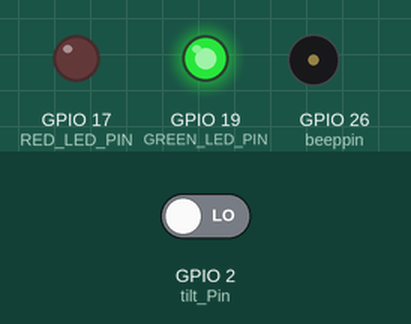
Recording of a sketch running on a simulated ESP32. On the bench: output pins drawn as LEDs (lit = HIGH), buzzer (waves = sounding). The inputs (shaded band) are chosen by the test bench; at power-on: GPIO 2 (tilt_Pin) LOW. What the sketch prints to the serial monitor is not drawn.

Above: at 1.2 s.
1.3 s: GPIO 2 (tilt_Pin) driven HIGH
At 1.7 s:
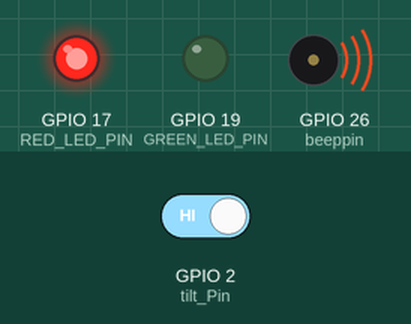
2.8 s: GPIO 2 (tilt_Pin) driven LOW
At 4.1 s:
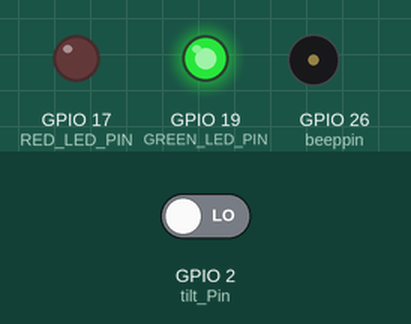
Timing chart, 0 to 5.8 s (numbered marks = the images above; inputs shaded):
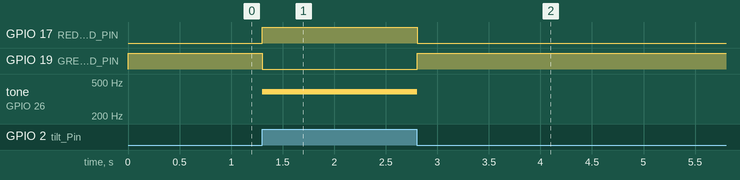

Measured:
- after the input at 1.3 s, GPIO 17 (RED_LED_PIN): LOW → HIGH at once; GPIO 19 (GREEN_LED_PIN): HIGH → LOW at once; tone on GPIO 26 (beeppin): silent → 384 Hz at once
- after the input at 2.8 s, GPIO 17 (RED_LED_PIN): HIGH → LOW at once; GPIO 19 (GREEN_LED_PIN): LOW → HIGH at once; tone on GPIO 26 (beeppin): 384 Hz → silent at once

The sketch:

16_Tilt_Alarm.ino
```cpp
/*
  Project name: 16_Tilt_Alarm
  Function: Monitor whether the plane is tilted, if yes, red LED on and the buzzer alarms, if not, the green LED on and the buzzer does not sound
  Author: keyestudio
  Hardware connection:
    - Connect tilt senser to port 2
    - Connect traffic light module to port 9
    - Connect buzzer to port 3
  Library:
    - none (no need to import additional library)
  Cautions:
    - Make sure you are connected to the correct interface
    - Before uploading test code, please correctly connect to the development board and port
*/
#define tilt_Pin 2        //set button pin to IO2
#define beeppin 26        //Set pin to IO26
#define RED_LED_PIN 17    //Connect the red LED to port IO17
#define GREEN_LED_PIN 19  //Connect the green LED to port IO19

void setup() {
  //Set pin modes
  pinMode(tilt_Pin, INPUT);
  pinMode(RED_LED_PIN, OUTPUT);
  pinMode(GREEN_LED_PIN, OUTPUT);
  pinMode(beeppin, OUTPUT);
  Serial.begin(9600);
}

void loop() {
  //Read TTL level of pin IO2 (high level '1', low level '0')
  int tilt_state = digitalRead(tilt_Pin);
  Serial.println(tilt_state);
  //Determine whether to tilt
  if (tilt_state == 1) {
    //If it tilts, the red LED on, the buzzer alerts
    digitalWrite(RED_LED_PIN, HIGH);
    digitalWrite(GREEN_LED_PIN, LOW);
    tone(beeppin,384);
    delay(500);

  } else {
    //If there is no tilt, the green LED on, the buzzer does not sound
    digitalWrite(RED_LED_PIN, LOW);
    digitalWrite(GREEN_LED_PIN, HIGH);
    noTone(beeppin);
  }
}
```
